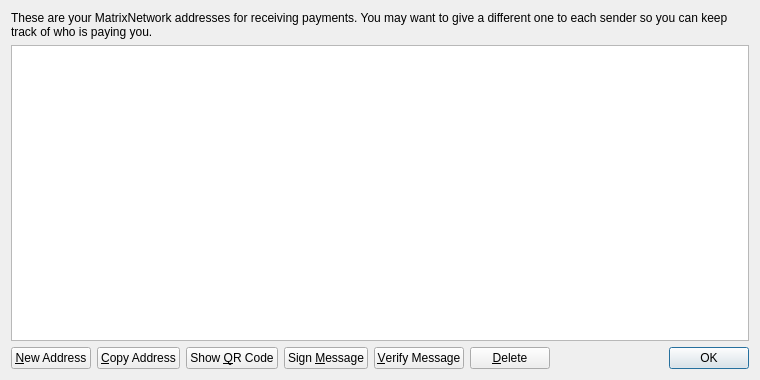
<?xml version="1.0" encoding="UTF-8"?>
<ui version="4.0">
 <class>AddressBookPage</class>
 <widget class="QWidget" name="AddressBookPage">
  <property name="geometry">
   <rect>
    <x>0</x>
    <y>0</y>
    <width>760</width>
    <height>380</height>
   </rect>
  </property>
  <property name="windowTitle">
   <string>Address Book</string>
  </property>
  <layout class="QVBoxLayout" name="verticalLayout">
   <item>
    <widget class="QLabel" name="labelExplanation">
     <property name="text">
      <string>These are your MatrixNetwork addresses for receiving payments. You may want to give a different one to each sender so you can keep track of who is paying you.</string>
     </property>
     <property name="textFormat">
      <enum>Qt::PlainText</enum>
     </property>
     <property name="wordWrap">
      <bool>true</bool>
     </property>
    </widget>
   </item>
   <item>
    <widget class="QTableView" name="tableView">
     <property name="contextMenuPolicy">
      <enum>Qt::CustomContextMenu</enum>
     </property>
     <property name="toolTip">
      <string>Double-click to edit address or label</string>
     </property>
     <property name="tabKeyNavigation">
      <bool>false</bool>
     </property>
     <property name="selectionMode">
      <enum>QAbstractItemView::SingleSelection</enum>
     </property>
     <property name="selectionBehavior">
      <enum>QAbstractItemView::SelectRows</enum>
     </property>
     <property name="sortingEnabled">
      <bool>true</bool>
     </property>
     <attribute name="verticalHeaderVisible">
      <bool>false</bool>
     </attribute>
    </widget>
   </item>
   <item>
    <layout class="QHBoxLayout" name="horizontalLayout">
     <item>
      <widget class="QPushButton" name="newAddressButton">
       <property name="toolTip">
        <string>Create a new address</string>
       </property>
       <property name="text">
        <string>&amp;New Address</string>
       </property>
      </widget>
     </item>
     <item>
      <widget class="QPushButton" name="copyToClipboard">
       <property name="toolTip">
        <string>Copy the currently selected address to the system clipboard</string>
       </property>
       <property name="text">
        <string>&amp;Copy Address</string>
       </property>
      </widget>
     </item>
     <item>
      <widget class="QPushButton" name="showQRCode">
       <property name="text">
        <string>Show &amp;QR Code</string>
       </property>
      </widget>
     </item>
     <item>
      <widget class="QPushButton" name="signMessage">
       <property name="toolTip">
        <string>Sign a message to prove you own a MatrixNetwork address</string>
       </property>
       <property name="text">
        <string>Sign &amp;Message</string>
       </property>
      </widget>
     </item>
     <item>
      <widget class="QPushButton" name="verifyMessage">
       <property name="toolTip">
        <string>Verify a message to ensure it was signed with a specified MatrixNetwork address</string>
       </property>
       <property name="text">
        <string>&amp;Verify Message</string>
       </property>
      </widget>
     </item>
     <item>
      <widget class="QPushButton" name="deleteButton">
       <property name="toolTip">
        <string>Delete the currently selected address from the list</string>
       </property>
       <property name="text">
        <string>&amp;Delete</string>
       </property>
      </widget>
     </item>
     <item>
      <spacer name="horizontalSpacer">
       <property name="orientation">
        <enum>Qt::Horizontal</enum>
       </property>
       <property name="sizeHint" stdset="0">
        <size>
         <width>40</width>
         <height>20</height>
        </size>
       </property>
      </spacer>
     </item>
     <item>
      <widget class="QDialogButtonBox" name="buttonBox">
       <property name="sizePolicy">
        <sizepolicy hsizetype="Maximum" vsizetype="Fixed">
         <horstretch>0</horstretch>
         <verstretch>0</verstretch>
        </sizepolicy>
       </property>
       <property name="standardButtons">
        <set>QDialogButtonBox::Ok</set>
       </property>
      </widget>
     </item>
    </layout>
   </item>
  </layout>
 </widget>
 <resources>
  <include location="../bitcoin.qrc"/>
 </resources>
 <connections/>
</ui>
